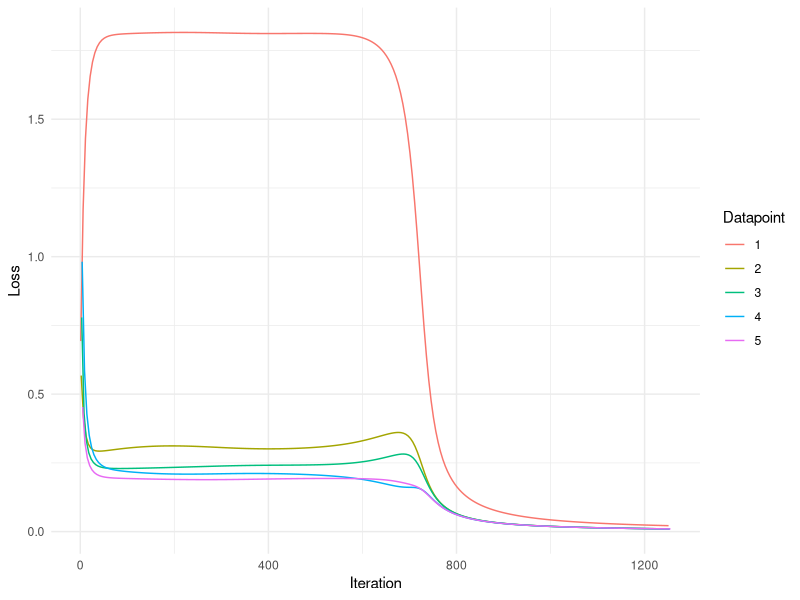

Here is the R script that generated this plot:
## ---- chunk 1
knitr::opts_chunk$set(eval = TRUE, echo = TRUE)
## ---- chunk 2
# node representing a constant
n_const = function(value) list(op = "const", value = value)

# node representing a variable
n_var = function(name) list(op = "var", name = name)

# nodes for binary operations
n_sum = function(x, y) list(op = "sum", x = x, y = y)
n_sub = function(x, y) list(op = "sub", x = x, y = y)
n_mul = function(x, y) list(op = "mul", x = x, y = y)
n_div = function(x, y) list(op = "div", x = x, y = y)

# nodes for functions
n_exp = function(x) list(op = "exp", x = x)
n_log = function(x) list(op = "log", x = x)
n_tanh = function(x) list(op = "tanh", x = x)

# now define the graph computing Eq. 1 and show in Fig. 1
x = n_var("x")
y = n_var("y")

z = n_sum(
  n_mul(
     n_mul(
        n_const(4),
        x),
     y),
  n_exp(
     n_mul(
        n_const(-1),
        y)))

z
## ---- chunk 3
factorial = function(n) {
  if(n < 1) {
    1
  }
  else {
    n * factorial(n - 1)
  }
}

factorial(4)
## ---- chunk 4
to_string = function(node) {
  # return a vector of strings representing each parts of the node

  if(node$op == "const") {
    # the string representation of a constant is its value
    c(node$value)
  }
  else if(node$op == "var") {
    # the string representation of a variable is its name
    c(node$name)
  }
  else if(node$op %in% c("sum", "sub", "mul", "div")) {
    # find the string representation of the operation
    operator = list(
      sum = "+", sub = "-", mul = "*", div = "/"
    )[[node$op]]

    string_x = (
      to_string(node$x)
    )

    string_y = (
      to_string(node$y)
    )

    c(
      "(",
      string_x, operator, string_y,
      ")"
    )
  }
  else if(node$op %in% c("tanh", "exp", "log")) {
    c(
      node$op, "(", to_string(node$x), ")"
    )
  }
  else {
    stop(c("unknown node: ", node$op))
  }
}

print.node = function(node) {
  cat(to_string(node), "\n")
}

print.node(z)
## ---- chunk 5
compute = function(node, var_values) {
  # compute the numerical result of the node using the provided variable values

  if(node$op == "const") {
    # the value of a constant is its value
    node$value
  }
  else if(node$op == "var") {
    # read the value of the variable from the list
    val = var_values[[node$name]]
    if(is.null(val)) {
      stop(c("value not defined or NULL for variable ", node$name))
    }
    else {
      val
    }
  }
  else if(node$op == "sum") {
    value_x = (
      compute(node$x, var_values)
    )

    value_y = (
      compute(node$y, var_values)
    )

    # add the values and return the result
    value_x + value_y
  }
  else if(node$op == "sub") {
    compute(node$x, var_values) - compute(node$y, var_values)
  }
  else if(node$op == "mul") {
    compute(node$x, var_values) * compute(node$y, var_values)
  }
  else if(node$op == "div") {
    compute(node$x, var_values) / compute(node$y, var_values)
  }
  else if(node$op == "tanh") {
    tanh(compute(node$x, var_values))
  }
  else if(node$op == "exp") {
    exp(compute(node$x, var_values))
  }
  else if(node$op == "log") {
    log(compute(node$x, var_values))
  }
  else {
    stop(c("unknown node: ", node$op))
  }
}

compute(z, list(x = 2, y = 3))
## ---- chunk 6
4 * 2 * 3 + exp(-3)
## ---- chunk 7
differentiate = function(node, variable) {
  # differentiate the given expression with respect to the given variable
  #
  # VERY IMPORTANT: this function returns a graph, which can only contain nodes.
  # Therefore, you must use the functions n_const, n_sum, etc., instead of normal
  # numbers and operations.

  if(node$op == "const") {
    # derivative of a constant is always zero
    n_const(0)
  }
  else if(node$op == "var") {
    if(node$name == variable) {
      # derivative is one if we are differentiating with respect to this variable
      n_const(1)
    }
    else {
      # or zero if we are differentiating with respect to a different variable
      n_const(0)
    }
  }
  # call the right function depending on what type of node we are processing
  else if(node$op == "sum") {
    differentiate_sum(node, variable)
  }
  else if(node$op == "sub") {
    differentiate_sub(node, variable)
  }
  else if(node$op == "mul") {
    differentiate_mul(node, variable)
  }
  else if(node$op == "div") {
    differentiate_div(node, variable)
  }
  else if(node$op == "tanh") {
    differentiate_tanh(node, variable)
  }
  else if(node$op == "exp") {
    differentiate_exp(node, variable)
  }
  else if(node$op == "log") {
    differentiate_log(node, variable)
  }
  else {
    stop(c("unknown node: ", node$op))
  }
}

differentiate_sum = function(node, variable) {
  diff_x = (
    differentiate(node$x, variable)
  )
  diff_y = (
    differentiate(node$y, variable)
  )

  # return a new node that sums the derivatives of the left and right part
  #
  # note that we are returning a new graph node that connects the two
  # graphs representing the derivatives of the left and right parts
  n_sum(diff_x, diff_y)
}

differentiate_sub = function(node, variable) {
  n_sub(
     differentiate(node$x, variable),
     differentiate(node$y, variable))
}

differentiate_mul = function(node, variable) {
  n_sum(
    n_mul(differentiate(node$x, variable), node$y),
    n_mul(node$x, differentiate(node$y, variable))
  )
}

differentiate_div = function(node, variable) {
  # we differentiate only once and re-use this part of the graph
  dy = differentiate(node$y, variable)

  n_div(
    n_sub(
       n_mul(
          differentiate(node$x, variable),
          node$y),
       n_mul(
          node$x,
          dy)),
    n_mul(
       node$y,
       node$y))
}

differentiate_tanh = function(node, variable) {
  # (1 - tanh(x)^2) * differentiate(x)
  tx = n_tanh(node$x)
  n_mul(
    n_sub(
       n_const(1),
       n_mul(
          tx,
          tx)),
    differentiate(node$x, variable))
}

differentiate_exp = function(node, variable) {
  n_mul(
     n_exp(node$x),
     differentiate(node$x, variable))
}


differentiate_log = function(node, variable) {
  # (1 / x) * differentiate(x)
   n_div(
      differentiate(node$x, variable),
      node$x)
}

dz = differentiate(z, "x")
print.node(dz)
## ---- chunk 8
is.zero = function(node) {
  # returns TRUE iff the node is the constant "0"
  node$op == "const" && node$value == 0
}

is.one = function(node) {
  # returns TRUE iff the node is the constant "1"
  node$op == "const" && node$value == 1
}

simplify = function(node) {
  # simplifies the provided node, returning a new computational graph

  if(node$op %in% c("const", "var")) {
    # constants and variables cannot be simplified
    node
  }
  # call the right function depending on what type of node we are processing
  else if(node$op == "sum") {
    simplify_sum(node)
  }
  else if(node$op == "sub") {
    simplify_sub(node)
  }
  else if(node$op == "mul") {
    simplify_mul(node)
  }
  else if(node$op == "div") {
    simplify_div(node)
  }
  else if(node$op == "tanh") {
    simplify_tanh(node)
  }
  else if(node$op == "exp") {
    simplify_exp(node)
  }
  else if(node$op == "log") {
    simplify_log(node)
  }
  else {
    stop(c("unknown node: ", node$op))
  }
}

simplify_sum = function(node) {
  simple_x = (
    simplify(node$x)
  )
  simple_y = (
    simplify(node$y)
  )

  if(is.zero(simple_x)) {
    # rule: 0 + y = y
    simple_y
  }
  else if(is.zero(simple_y)) {
    # rule: x + 0 = x
    simple_x
  }
  else if(simple_x$op == "const" && simple_y$op == "const") {
    # if both arguments are constants we can perform the sum immediately
    n_const(simple_x$value + simple_y$value)
  }
  else {
    # cannot simplify further; return a new sum node with the simplified operands
    n_sum(simple_x, simple_y)
  }
}

simplify_sub = function(node) {
  sx = simplify(node$x)
  sy = simplify(node$y)

  if(is.zero(sx)) {
    # 0 - y = -1 * y
    n_mul(n_const(-1), sy)
  }
  else if(is.zero(sy)) {
    # x - 0 = 0
    sx
  }
  else if(sx$op == "const" && sy$op == "const") {
    # perform the operation if possible
    const(sx$value - sy$value)
  }
  else {
    # cannot simplify further
    n_sub(sx, sy)
  }
}

simplify_mul = function(node) {
  sx = simplify(node$x)
  sy = simplify(node$y)

  if(is.zero(sx) || is.zero(sy)) {
    # 0 * y = x * 0 = 0
    n_const(0)
  }
  else if(is.one(sx)) {
    # 1 * y = y
    sy
  }
  else if(is.one(sy)) {
    # x * 1 = x
    sx
  }
  else if(sx$op == "const" && sy$op == "const") {
    # perform the operation if possible
    n_const(sx$value * sy$value)
  }
  else {
    # cannot simplify further
    n_mul(sx, sy)
  }
}

simplify_div = function(node) {
  sx = simplify(node$x)
  sy = simplify(node$y)

  if(is.zero(sx)) {
    # 0 / y = 0 (even when y = 0)
    n_const(0)
  }
  else if(is.zero(sy)) {
    # cannot do x / 0
    stop("division by zero")
  }
  else if(is.one(sy)) {
    # x / 1 = x
    sx
  }
  else if(sx$op == "const" && sy$op == "const") {
    # perform the operation if possible
    n_const(sx$value / sy$value)
  }
  else {
    # cannot simplify further
    n_div(sx, sy)
  }
}

simplify_tanh = function(node) {
  sx = simplify(node$x)
  if(is.zero(sx)) {
    # tanh(0) = 0
    n_const(0)
  }
  else if(sx$op == "const") {
    # perform the operation if possible
    n_const(tanh(sx$value))
  }
  else {
    # cannot simplify further
    n_tanh(sx)
  }
}

simplify_exp = function(node) {
  sx = simplify(node$x)
  if(is.zero(sx)) {
    # exp(0) = 1
    n_const(1)
  }
  else if(sx$op == "const") {
    # perform the operation if possible
    n_const(exp(sx$value))
  }
  else {
    # cannot simplify further
    n_exp(sx)
  }
}

simplify_log = function(node) {
  sx = simplify(node$x)
  if(sx$op == "const" && sx$value <= 0) {
    # cannot compute log(x) for x <= 0
    stop("logarithm of non-positive number")
  }
  else if(sx$op == "const") {
    # perform the operation if possible
    n_const(log(sx$value))
  }
  else {
    # cannot simplify further
    n_log(sx)
  }
}

dz = simplify(dz)
print.node(dz)
## ---- chunk 9
simplify(differentiate(differentiate(z, "x"), "y"))
## ---- chunk 10
# the two input nodes
x1 = n_var("x1")
x2 = n_var("x2")

# parameters for the first hidden neuron
b1 = n_var("b1")
w11 = n_var("w11")
w21 = n_var("w21")

# compute the output of the first hidden neuron
z1in = n_sum(
    b1,
    n_sum(
       n_mul(x1, w11),
       n_mul(x2, w21)))

z1out = n_tanh(z1in)

print.node(z1out)
## ---- chunk 11
b2 = n_var("b2")
w12 = n_var("w12")
w22 = n_var("w22")

z2out = (
  n_tanh(
    n_sum(
      b2,
      n_sum(
         n_mul(x1, w12),
         n_mul(x2, w22))))
)

c = n_var("c")
u1 = n_var("u1")
u2 = n_var("u2")

fin = (
  n_sum(
    c,
    n_sum(
      n_mul(z1out, u1),
      n_mul(z2out, u2)))
)

fout = (
  n_div(
     n_const(1),
     n_sum(
        n_const(1),
        n_exp(
           n_mul(
              n_const(-1),
              fin))))
)

print.node(fout)
## ---- chunk 12
compute(z1out, list(
  # values for weights and biases
  b1 = 1.543385, w11 = 3.111573, w12 = -2.808800,
  b2 = 1.373085, w21 = 3.130452, w22 = -2.813466,
  c = -4.241453, u1 = 4.036489, u2 = 4.074885,

  # values for the input
  x1 = 1, x2 = -1
))
## ---- chunk 13
# this variable contains the label for the sample the network is predicting
y = n_var("y")

loss = (
  n_sum(
     n_sub(
        fin,
        n_mul(
           fin,
           y)),
     n_log(
        n_sum(
           n_const(1),
           n_exp(
              n_mul(
                 n_const(-1),
                 fin)))))
)

print.node(loss)
## ---- chunk 14
param_names = c("b1", "w11", "w12", "b2", "w21", "w22", "c", "u1", "u2")

gradient_graphs = lapply(param_names, function(p) {
  # each item contains a computational graph that computes
  # the gradient of the loss with respect to a parameter
  simplify(differentiate(loss, p))
})

names(gradient_graphs) = param_names

print.node(gradient_graphs$w11)
## ---- chunk 15
# dataset
data.x1 = c(0, 1, 0, -1, 0)
data.x2 = c(0, 0, -1, 0, 1)
data.y = c(1, 0, 0, 0, 0)

# Glorot initializtion for the parameters
b = sqrt(6 / 4)
values = as.list(sapply(param_names, function(p) {
  if(p %in% c("b1", "b2", "c")) {
    0.0
  }
  else {
    runif(1, -b, b)
  }
}))

# training loop
losses = list()
for(e in 0:250) {
  epoch_loss = 0.0

  for(j in 1:5) {
    # set the correct values for the inputs and label
    values$x1 = data.x1[j]
    values$x2 = data.x2[j]
    values$y = data.y[j]

    losses[[e * 5 + j]] = (
      compute(loss, values)
    )

    gradients = sapply(param_names, function(p) {
      compute(gradient_graphs[[p]], values)
    })

    values = as.list(sapply(param_names, function(p) {
      values[[p]] - 0.5 * gradients[[p]]
    }))
  }
}

stopifnot(mean(unlist(tail(losses))) < 0.05) # convergence check (sometimes fails)
library(ggplot2)
ggplot(data.frame(loss = unlist(losses), datapoint = as.factor(rep(1:5, 251))), aes(x = 1:length(losses), y = loss, color = datapoint)) +
  geom_line() +
  labs(x = "Iteration", y = "Loss", color = "Datapoint") +
  theme_minimal()
## ---- chunk 16
for(j in 1:5) {
  values$x1 = data.x1[j]
  values$x2 = data.x2[j]
  values$y = data.y[j]

  pred = compute(fout, values)
  cat("Sample", j, "-", "label:", data.y[j], "- predicted: ", pred, "\n")
}
